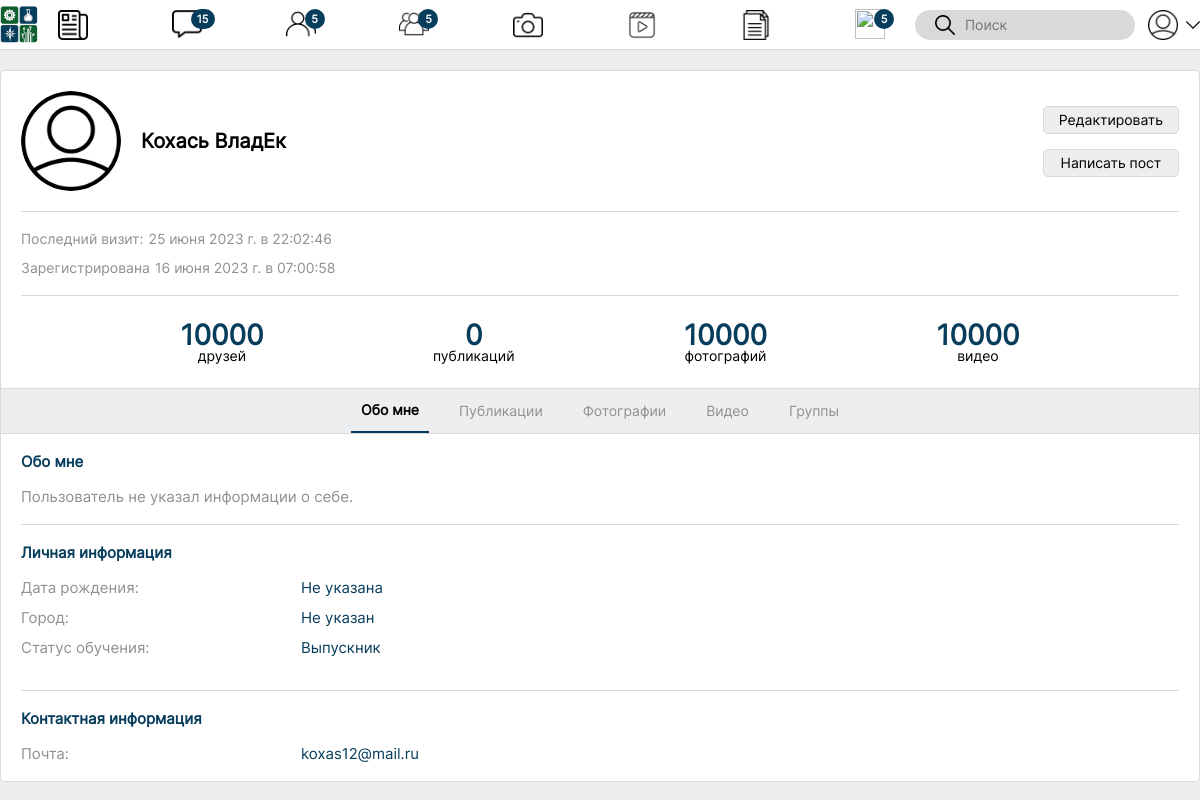
The page /profile/?id=14&category=about_me (signed in) on the database its author committed.
### tables this page shows
CREATE TABLE `users` (
  `id` int NOT NULL COMMENT 'Айди юзера',
  `login` varchar(50) DEFAULT NULL COMMENT 'Логин юзера, можно задать самому в настройках, также будет уникальный логин системы спт (uid)',
  `password_hash` varchar(60) NOT NULL COMMENT 'Хэшированный пароль',
  `email` varchar(50) NOT NULL COMMENT 'Эл. почта',
  `phone` varchar(20) NOT NULL COMMENT 'Телефон',
  `firstname` varchar(50) NOT NULL COMMENT 'Фамилия',
  `name` varchar(50) NOT NULL COMMENT 'Имя',
  `lastname` varchar(50) DEFAULT NULL COMMENT 'Отчество',
  `sex` tinyint(1) NOT NULL COMMENT 'пол юзера. 1 если мужчина, 0 если женщина',
  `date_of_registration` timestamp NOT NULL DEFAULT CURRENT_TIMESTAMP COMMENT 'Дата регистрации.',
  `last_update` timestamp NOT NULL DEFAULT CURRENT_TIMESTAMP COMMENT 'время последней загрузки страницы от пользователя',
  `role_id` tinyint(1) NOT NULL DEFAULT '1' COMMENT 'Айди роли (админ/не админ)'
);

CREATE TABLE `learning_status` (
  `id` tinyint(1) NOT NULL COMMENT 'Айди статуса',
  `status_name` varchar(50) NOT NULL COMMENT 'Название статуса'
);

### php/regular_functions/functions.php (called while the page is built, shortened)
<?
    require_once('db_model.php');
    function getAllUserInfo($value)
    {
        $db = new MysqlModel();
        $arr = $db->goResultOnce("
            SELECT
                users.id,
                users.login,
                users.password_hash,
                users.email,
                users.phone,
                users.firstname,
                users.name,
                users.lastname,
                users.sex,
                users.date_of_registration,
                users.last_update,
                user_info.status,
                user_info.date_of_birth,
                user_info.city,
                user_info.about_me,
                user_settings.hide_lastname,
                user_settings.hide_email,
                user_settings.hide_phone,
                user_settings.hide_date_of_birth,
                user_settings.type_of_profile,
                user_settings.avatar_file,
                spt_group.group_name,
                learning_status.status_name,
                role.role_name
            FROM
                users,
                user_info,
                user_settings,
                spt_group,
                learning_status,
                role
            WHERE
                (password_hash = '$value' OR users.id = '$value')
                AND users.id = user_info.user_id
                AND users.id = user_settings.user_id
                AND user_info.spt_group_id = spt_group.id
                AND user_info.learning_status_id = learning_status.id
                AND users.role_id = role.id
        ");
        return $arr;
    }
    function friendly_date($date)
    {
        $date_and_time = explode(" ", $date);
        $date_nums = explode("-", $date_and_time[0]);
        if (count($date_and_time) == 2)
        {
            $time_nums = explode(":", $date_and_time[1]);
        }
        switch ($date_nums[1])
        {
            case 6:
                $date_nums[1] = "июня";
            break;
        }
        $date = "$date_nums[2] $date_nums[1] $date_nums[0] г.";
        if (count($date_and_time) == 2)
        {
            $date .= " в $time_nums[0]:$time_nums[1]:$time_nums[2]";
        }
        return $date;
    }
?>

### php/regular_functions/db_model.php (called while the page is built, shortened)
<?
    class MysqlModel
    {
        private $server = "localhost";
        private $db = "polynetwork";
        private $user = "root";
        private $pass = "";
        private $connect = false;
        function __construct(){
            $this->server = "localhost";
            $this->db = "polynetwork";
            $this->user = "root";
            $this->pass = "";
        }
        function getConnect() {
            if (!$c = mysqli_connect($this->server, $this->user, $this->pass, $this->db)) {
                $this->connect = false;
                $this->error = "Ошибка: Невозможно подключиться к MySQL " . mysqli_connect_error();
            }else{
                $this->connect = true;
            }
            return $this->connect;
        }
        function closeConnect() {
            $this->connect = false;
        }
        function goResultOnce($sql_in){
            global $c;
            if(!$result = mysqli_query($c, $sql_in)) {
                $this->error = 'MySQL error ['.mysqli_error($c).']';
                $this->closeConnect();
                return false;
            }else{
                $res = mysqli_fetch_assoc($result);
                return $res;
            }
        }
    }
?>

### profile/index.php (the view, shortened to what this page needs)
<?
    $server_path = $_SERVER['DOCUMENT_ROOT'];
    require_once("$server_path/php/regular_functions/functions.php");
    require_once("$server_path/php/regular_functions/db_model.php");
    if (!empty($_GET['id']))
    {
        $id = $_GET['id'];
        $user_info = getAllUserInfo($id);
    }
?>
<!DOCTYPE html>
<html lang="ru">
	<head>
        <link rel="stylesheet" href="/styles/variable.css">
        <link rel="stylesheet" href="/styles/reset.css">
        <link rel="stylesheet" href="/profile/styles/styles.css">
	</head>
	<body>
        <? require_once("$server_path/php/header.php") ?>
        <?
            if (!empty($user_info))
            {
                $firstname = $user_info['firstname'];
                $name = $user_info['name'];
                $lastname = $user_info['lastname'];
                $email = $user_info['email'];
                $date_of_birth = $user_info['date_of_birth'];
                $sex = $user_info['sex'];
                $last_update = $user_info['last_update'];
                $date_of_registration = $user_info['date_of_registration'];
                $date_of_registration = friendly_date($date_of_registration);
                $about_me = $user_info['about_me'];
                $city = $user_info['city'];
                $status_name = $user_info['status_name'];
                $avatar = $user_info['avatar_file'];
            }
        ?>
        <main>
            <div class="user-block container">
                <div class="user-info">
                    <div class="user-main">
                        <div class="avatar-name-status">
                            <div class="user-avatar">
                                <? if ($avatar == "none") $avatar = "/image/user_icon.png" ?>
                                <div class="avatar-circle" style="background-image: url(<?=$avatar?>)"></div>
                            </div>
                            <div>
                                <p class="fullname">
                                    <?="$firstname $name $lastname"?>
                                </p>
                            </div>
                        </div>
                        <div class="user-buttons">
                        <?
                            if (!empty($_SESSION))
                            {
                                if ($id != $_SESSION['user_info']['id'])
                                {
                                    echo <<<HTML
                                        <a class="any-button-style" href="/message/?send_message=$id">Написать сообщение</a>
                                        <a class="any-button-style" href="">Добавить в друзья</a>
                                    HTML;
                                }
                                else
                                {
                                    echo <<<HTML
                                        <a class="any-button-style" href="/settings/">Редактировать</a>
                                        <button class="any-button-style" id="write-post">Написать пост</button>
                                    HTML;
                                }
                            }
                            else
                            {
                                echo <<<HTML
                                    <a class="any-button-style" href="/message/?send_message=$id">Написать сообщение</a>
                                    <a class="any-button-style" href="">Добавить в друзья</a>
                                HTML;
                            }
                        ?>
                        </div>
                    </div>
                    <hr class="line">
                    <div class="date">
                        <div class="last-online">
                            <?
                                if ((time() - strtotime($last_update)) < 240)
                                {
                                    echo <<<HTML
                                        <p class="online">Сейчас в сети</p>
                                    HTML;
                                }
                                else
                                {
                                    $last_update = friendly_date($last_update);
                                    echo <<<HTML
                                        <p>Последний визит:</p>
                                        <p>$last_update</p>
                                    HTML;
                                }
                            ?>
                        </div>
                        <div class="date-of-registration">
                            <?
                                $text = ($sex) ? "Зарегистрирован" : "Зарегистрирована";
                            ?>
                            <p><?=$text?></p>
                            <p><?=$date_of_registration?></p>
                        </div>
                    </div>
                    <hr class="line">
                    <div class="user-stat">
                        <a class="stat-link" href="">
                            <p class="stat-count">10000</p>
                            <p class="stat-text">друзей</p>
                        </a>
                        <a class="stat-link" href="/profile/?id=<?=$id?>&category=posts">
                            <?
                                $count_posts = 0;
                            ?>
                            <p class="stat-count"><?=$count_posts?></p>
                            <p class="stat-text">публикаций</p>
                        </a>
                        <a class="stat-link" href="">
                            <p class="stat-count">10000</p>
                            <p class="stat-text">фотографий</p>
                        </a>
                        <a class="stat-link" href="">
                            <p class="stat-count">10000</p>
                            <p class="stat-text">видео</p>
                        </a>
                    </div>
                </div>
                <div class="category-menu"<?= ($_GET['category'] != "about_me") ? "style='border-bottom: 0'" : ""?>>
                    <a class="category<?= ($_GET['category'] == "about_me") ? " active" : "" ?>" href="/profile/?id=<?=$id?>&category=about_me">Обо мне</a>
                    <a class="category<?= ($_GET['category'] == "posts") ? " active" : "" ?>" href="/profile/?id=<?=$id?>&category=posts">Публикации</a>
                    <a class="category<?= ($_GET['category'] == "photos") ? " active" : "" ?>" href="/profile/?id=<?=$id?>&category=photos">Фотографии</a>
                    <a class="category<?= ($_GET['category'] == "videos") ? " active" : "" ?>" href="/profile/?id=<?=$id?>&category=videos">Видео</a>
                    <a class="category<?= ($_GET['category'] == "groups") ? " active" : "" ?>" href="/profile/?id=<?=$id?>&category=groups">Группы</a>
                </div>
                <? if ($_GET['category'] == "about_me"): ?>
                <div data-user-info="about-me">
                    <p>
                        Обо мне
                    </p>
                    <div class="info-block">
                        <div class="about-me">
                            <?=
                                !empty($about_me)
                                ? $about_me
                                : "Пользователь не указал информации о себе."
                            ?>
                        </div>
                    </div>
                    <hr class="line">
                    <p>
                        Личная информация
                    </p>
                    <div class="info-block">
                        <table>
                            <tr>
                                <? if ($user_info['hide_date_of_birth'] == 0): ?>
                                <td class="paragraph">
                                    Дата рождения:
                                </td>
                                <td class="meaning">
                                    <?=
                                        !empty($date_of_birth)
                                        ? friendly_date($date_of_birth)
                                        : "Не указана"
                                    ?>
                                </td>
                                <? endif ?>
                            </tr>
                            <tr>
                                <td class="paragraph">
                                    Город:
                                </td>
                                <td class="meaning">
                                    <?=!empty($city) ? $city : "Не указан"?>
                                </td>
                            </tr>
                            <tr>
                                <td class="paragraph">
                                    Статус обучения:
                                </td>
                                <td class="meaning">
                                    <?=$status_name?>
                                </td>
                            </tr>
                        </table>
                    </div>
                    <? if ($user_info['hide_phone'] == 0 or $user_info['hide_email'] == 0): ?>
                    <hr class="line">
                    <p>
                        Контактная информация
                    </p>
                    <div class="info-block">
                        <table>
                            <? if ($user_info['hide_email'] == 0): ?>
                            <tr>
                                <td class="paragraph">
                                    Почта:
                                </td>
                                <td class="meaning">
                                    <?=$email?>
                                </td>
                            </tr>
                            <? endif ?>
                        </table>
                    </div>
                    <? endif ?>
                </div>
                <? endif ?>
            </div>
        </main>
	</body>
</html>

### rows shown on the page
users: firstname "Кохась", name "ВладЕк", last_update "25 июня 2023 г. в 22:02:46", sex "Зарегистрирована", date_of_registration "16 июня 2023 г. в 07:00:58", learning_status.status_name "Выпускник", email "koxas12@mail.ru"

### other values the page prints
$count_posts "0"
